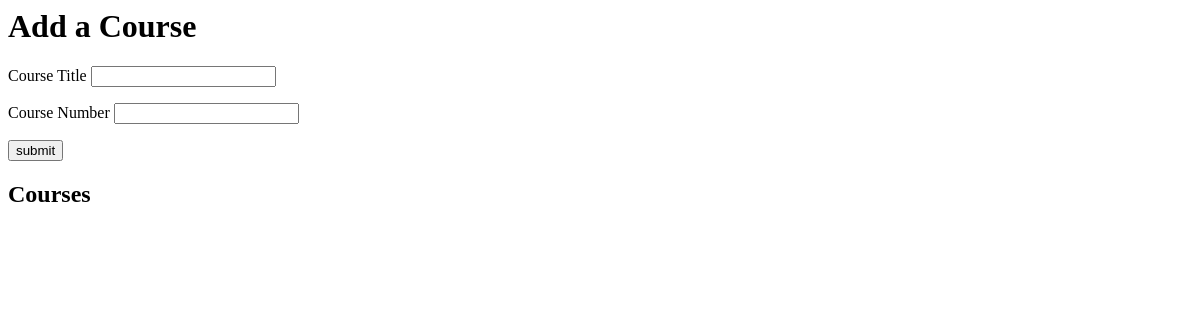
The app's page /, older data.
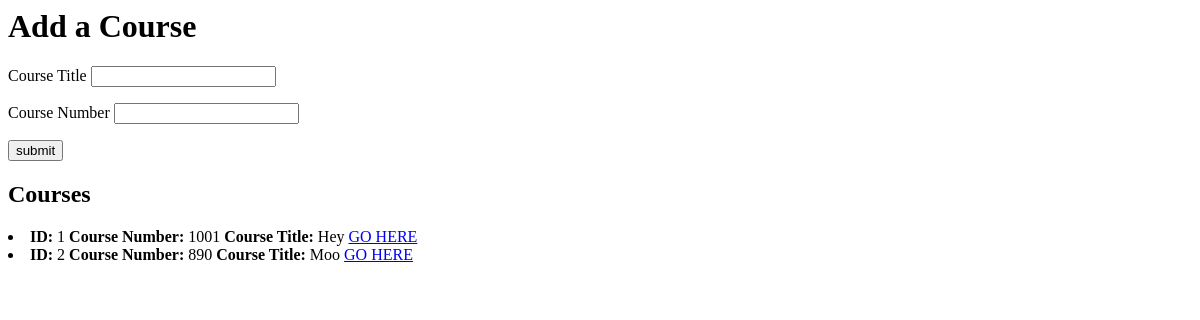
The same page, newer data.
### models.py (models this page shows, shortened)
class Course(db.Model):
    __tablename__="courses"
    id=db.Column(db.Integer,primary_key=True)
    course_number=db.Column(db.String, nullable=False)
    course_title=db.Column(db.String, nullable =False)
    students= db.relationship("RegisteredStudent", backref="courses",lazy=True)

### app.py (the view)
@app.route("/")
def index():
    courses=Course.query.all()
    return render_template("index.html",courses=courses)

### templates/index.html (shortened to what this page needs)
<html>
{% extends 'layout.html' %}
{% block body %}
<h1> Add a Course </h1>
<body>
  <form action="http://127.0.0.1:5000/add_course" method="POST">
    <p>Course Title <input type="text" name = "course_title"/></p>
    <p>Course Number <input type="text" name ="course_number" /> </p>
    <p><input type="submit" value = "submit"/></p>
  </form>
  <h2> Courses </h2>
  {% for i in courses %}
  <li><b>ID: </b>{{i.id}} <b>Course Number:</b> {{i.course_number}} <b>Course Title:</b> {{i.course_title}} <a href= {{url_for('register_student', course_id=i.id) }}> GO HERE </a> </li>
  {% endfor %}
</body>
{% endblock %}

### templates/layout.html (shortened to what this page needs)
<html>
  <head>
  </head>
  <body>
    {% block body %}
    {% endblock %}
  </body>
</html>

Row changes from the older to the newer data that the page shows:
added Course: id "1", course_number "1001", course_title "Hey"
added Course: id "2", course_number "890", course_title "Moo"
